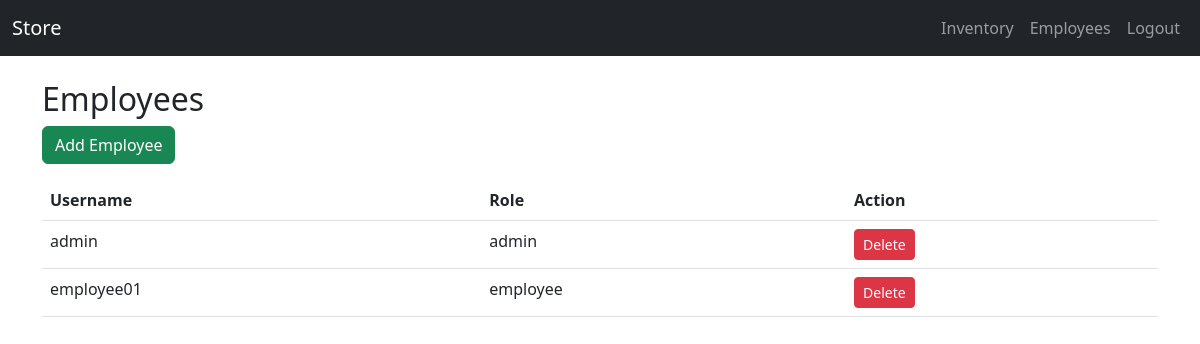
Screenshot of /manage/users (signed in) with the database file from the repository.
### tables this page shows
CREATE TABLE users (
        id INTEGER PRIMARY KEY AUTOINCREMENT,
        username TEXT UNIQUE NOT NULL,
        password TEXT NOT NULL,
        role TEXT NOT NULL
    );

### app.py (the view)
@app.route('/manage/users')
@login_required
@role_required('admin')
def manage_users():
    db=get_db();c=db.cursor();c.execute("SELECT id,username,role FROM users WHERE role!='customer'");users=c.fetchall();db.close()
    return render_template('users.html', users=users)

### app.py (called while the page is built)
def get_db():
    return sqlite3.connect(DB)

def login_required(f):
    @wraps(f)
    def wrapper(*args, **kwargs):
        if 'user_id' not in session:
            flash('Please log in.')
            return redirect(url_for('login'))
        return f(*args, **kwargs)
    return wrapper

def role_required(*roles):
    def decorator(f):
        @wraps(f)
        def wrapper(*args, **kwargs):
            if session.get('role') not in roles:
                flash('Access denied.')
                return redirect(url_for('index'))
            return f(*args, **kwargs)
        return wrapper
    return decorator

### templates/users.html (shortened to what this page needs)
{% extends "base.html" %}
{% block content %}
  <h2>Employees</h2>
  <p><a class="btn btn-success" href="{{ url_for('add_user') }}">Add Employee</a></p>
  <table class="table">
    <thead><tr><th>Username</th><th>Role</th><th>Action</th></tr></thead>
    <tbody>
      {% for id,username,role in users %}
        <tr>
          <td>{{ username }}</td>
          <td>{{ role }}</td>
          <td>
            <a class="btn btn-sm btn-danger" href="{{ url_for('delete_user', user_id=id) }}"
               onclick="return confirm('Delete this user?');">Delete</a>
          </td>
        </tr>
      {% endfor %}
    </tbody>
  </table>
{% endblock %}

### rows the page displays
users: username "admin", role "admin"
users: username "employee01", role "employee"
